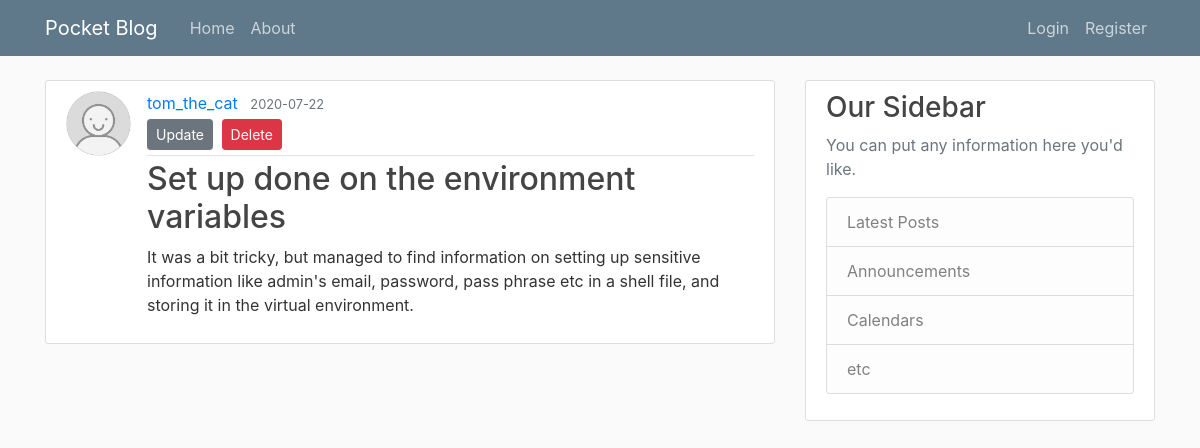
The page /post/18 on the database its author committed.
### pocket_blog/models.py (models this page shows, shortened)
class User(db.Model, UserMixin):
    id = db.Column(db.Integer, primary_key=True)
    username = db.Column(db.String(20), unique=True, nullable=False)
    email = db.Column(db.String(120), unique=True, nullable=False)
    image_file = db.Column(db.String(20), nullable=False, default='default.jpg')
    password = db.Column(db.String(60), nullable=False)
    posts = db.relationship('Post', backref='author', lazy=True)

class Post(db.Model):
    id = db.Column(db.Integer, primary_key=True)
    title = db.Column(db.String(100), nullable=False)
    date_posted = db.Column(db.DateTime, nullable=False, default=datetime.utcnow)
    content = db.Column(db.Text, nullable=False)
    user_id = db.Column(db.Integer, db.ForeignKey('user.id'), nullable=False)

### pocket_blog/posts/routes.py (the view)
@posts.route("/post/<int:post_id>")
def post(post_id):
    post = Post.query.get_or_404(post_id)
    return render_template('post.html', title=post.title, post=post)

### pocket_blog/templates/post.html (shortened to what this page needs)
{% extends "layout.html" %}
{% block content %}
    <article class="media content-section">
    <img class="rounded-circle article-img" src="{{ url_for('static', filename='/profile_pics/' + post.author.image_file) }}">
      <div class="media-body">
        <div class="article-metadata">
          <a class="mr-2" href="{{ url_for('users.user_posts', username=post.author.username) }}">{{ post.author.username }}</a>
          <small class="text-muted">{{ post.date_posted.strftime('%Y-%m-%d') }}</small>
        <div>
            <a class="btn btn-secondary btn-sm mt-1 mb-1" href="{{ url_for('posts.update_post', post_id=post.id) }}">Update</a>
            <button type="button" class="btn btn-danger btn-sm m-1" data-toggle="modal" data-target="#deleteModal">Delete</button>
        </div>
        </div>
        <h2 class="article-title">{{ post.title }}</h2>
        <p class="article-content">{{ post.content }}</p>
      </div>
    </article>
{% endblock content %}

### pocket_blog/static/main.css (style rules this page uses)
body { background: #fafafa; color: #333333; margin-top: 5rem; }
h1, h2, h3, h4, h5, h6 { color: #444444; }
.content-section { background: #ffffff; padding: 10px 20px; border: 1px solid #dddddd; border-radius: 3px; margin-bottom: 20px; }
.article-title { color: #444444; }
.article-content { white-space: pre-line; }
.article-img { height: 65px; width: 65px; margin-right: 16px; }
.article-metadata { padding-bottom: 1px; margin-bottom: 4px; border-bottom: 1px solid #e3e3e3 }

### rows shown on the page
User: image_file (placeholder picture), author.username "tom_the_cat"
Post: date_posted "2020-07-22", title "Set up done on the environment variables", content "It was a bit tricky, but managed to find information on setting up sensitive information like admin's email, password, pass phrase etc in a shell file, and storing it in the virtual environment."
